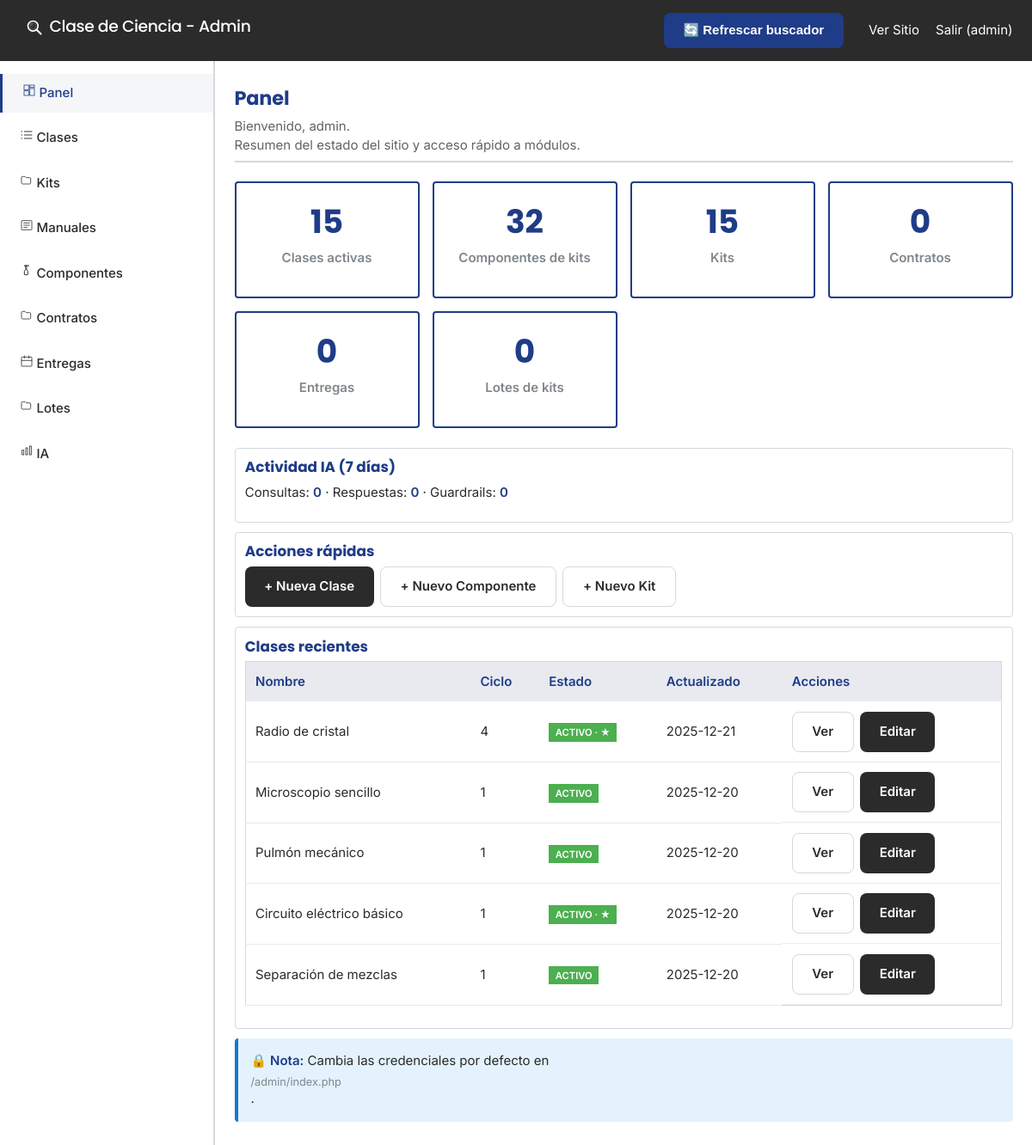
Page /admin/dashboard.php (signed in) on the earlier database version.
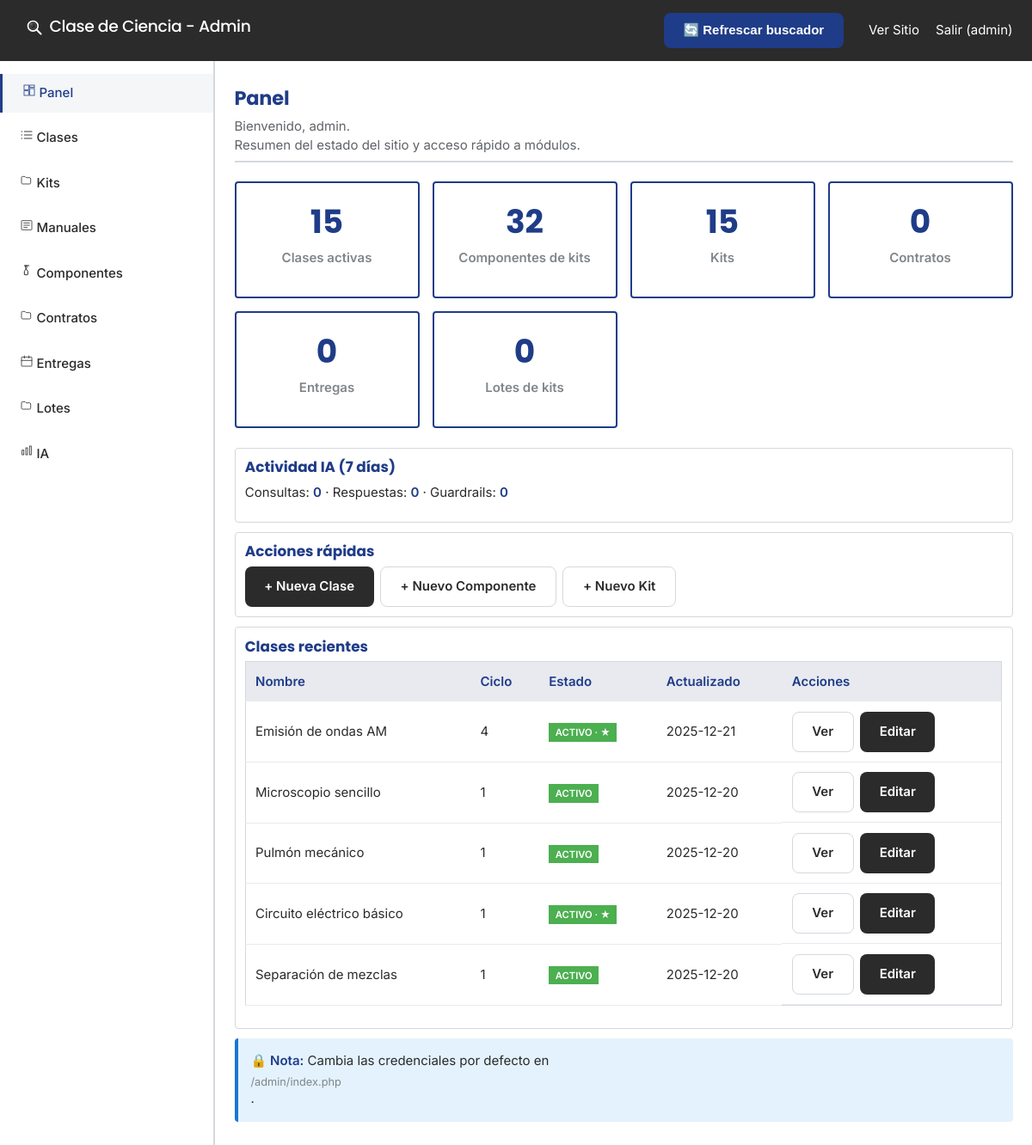
Same page on the later database version.
### tables this page shows
CREATE TABLE `clases` (
  `id` int(11) NOT NULL,
  `nombre` varchar(180) NOT NULL,
  `slug` varchar(180) NOT NULL,
  `ciclo` tinyint(1) NOT NULL,
  `grados` longtext DEFAULT NULL CHECK (json_valid(`grados`)),
  `dificultad` varchar(32) DEFAULT NULL,
  `duracion_minutos` int(11) DEFAULT NULL,
  `resumen` text DEFAULT NULL,
  `objetivo_aprendizaje` text DEFAULT NULL,
  `imagen_portada` varchar(255) DEFAULT NULL,
  `video_portada` varchar(255) DEFAULT NULL,
  `seguridad` longtext DEFAULT NULL CHECK (json_valid(`seguridad`)),
  `seo_title` varchar(160) DEFAULT NULL,
  `seo_description` varchar(255) DEFAULT NULL,
  `activo` tinyint(1) NOT NULL DEFAULT 1,
  `destacado` tinyint(1) NOT NULL DEFAULT 0,
  `orden_popularidad` int(11) NOT NULL DEFAULT 0,
  `status` enum('draft','published') NOT NULL DEFAULT 'draft',
  `published_at` datetime DEFAULT NULL,
  `autor` varchar(120) DEFAULT NULL,
  `contenido_html` mediumtext DEFAULT NULL,
  `created_at` datetime NOT NULL DEFAULT current_timestamp(),
  `updated_at` datetime NOT NULL DEFAULT current_timestamp() ON UPDATE current_timestamp()
);

### admin/dashboard.php (the view, shortened to what the changed rows need)
<?php
require_once 'auth.php';
$debug_messages = [];
$tableExists = function (PDO $pdo, string $table) {
    try {
        $stmt = $pdo->prepare("SELECT COUNT(*) FROM INFORMATION_SCHEMA.TABLES WHERE TABLE_SCHEMA = DATABASE() AND TABLE_NAME = ?");
        if (!$stmt) { return false; }
        $stmt->execute([$table]);
        return ((int)$stmt->fetchColumn()) > 0;
    } catch (PDOException $e) {
        error_log('Admin table exists check error: ' . $e->getMessage());
        $debug_messages[] = 'Table check failed: ' . $table . ' -> ' . $e->getMessage();
        return false;
    }
};
try {
    $pdo->query('SELECT 1');
} catch (PDOException $e) {
    $debug_messages[] = 'DB ping failed: ' . $e->getMessage();
}
try {
    if ($tableExists($pdo, 'clases')) {
        $stmt = $pdo->prepare("\n            SELECT id, nombre, slug, ciclo, updated_at, activo, destacado\n            FROM clases\n            ORDER BY updated_at DESC\n            LIMIT 5\n        ");
        if ($stmt && $stmt->execute([])) {
            $recent_clases = $stmt->fetchAll(PDO::FETCH_ASSOC);
        } else {
            $recent_clases = [];
            $debug_messages[] = 'Recent clases query failed to execute';
        }
    } else {
        $recent_clases = [];
        $debug_messages[] = 'Table missing: clases';
    }
} catch (PDOException $e) {
    error_log('Admin recent clases error: ' . $e->getMessage());
    $recent_clases = [];
    $debug_messages[] = 'Recent clases error: ' . $e->getMessage();
}
include 'header.php';
?>
<div class="page-header">
    <h2>Panel</h2>
    </div>
<div class="card">
    <table class="data-table">
        <thead>
            <tr>
                <th>Nombre</th>
                <th>Ciclo</th>
                <th>Estado</th>
                <th>Actualizado</th>
                <th>Acciones</th>
            </tr>
        </thead>
        <tbody>
            <?php foreach ($recent_clases as $p): ?>
            <tr>
                <td><?= htmlspecialchars($p['nombre'], ENT_QUOTES, 'UTF-8') ?></td>
                <td><?= htmlspecialchars($p['ciclo'], ENT_QUOTES, 'UTF-8') ?></td>
                <td>
                    <span style="padding:0.25rem 0.5rem;background:<?= $p['activo'] ? '#4caf50' : '#ff9800' ?>;color:#fff;font-size:0.75rem;font-weight:600;">
                        <?= $p['activo'] ? 'ACTIVO' : 'INACTIVO' ?><?= $p['destacado'] ? ' · ★' : '' ?>
                    </span>
                </td>
                <td><?= htmlspecialchars(date('Y-m-d', strtotime($p['updated_at'])), ENT_QUOTES, 'UTF-8') ?></td>
                <td class="actions">
                    <a href="/<?= htmlspecialchars($p['slug'], ENT_QUOTES, 'UTF-8') ?>" target="_blank" class="btn action-btn btn-secondary">Ver</a>
                    <a href="/admin/clases/edit.php?id=<?= (int)$p['id'] ?>" class="btn action-btn">Editar</a>
                </td>
            </tr>
            <?php endforeach; ?>
        </tbody>
    </table>
</div>
<?php include 'footer.php'; ?>

Differences in the rows shown:
changed clases: nombre "Radio de cristal" → "Emisión de ondas AM"
